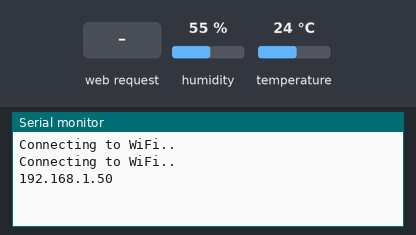
A sketch run on a simulated ESP32. Shown: the last lines printed to the serial monitor. The inputs (shaded band) are chosen by the test bench; at power-on: humidity 55 %, temperature 24 °C. WiFi joins after 1.5 s; servers stay silent unless stated.

Above: at 3.2 s.
3.3 s: HTTP request GET /temperature received
At 4.1 s:
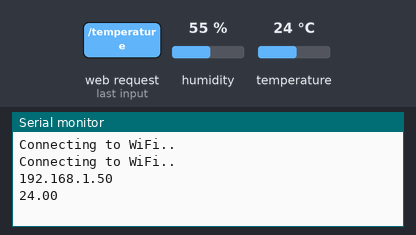
4.8 s: HTTP request GET /humidity received
At 6.2 s:
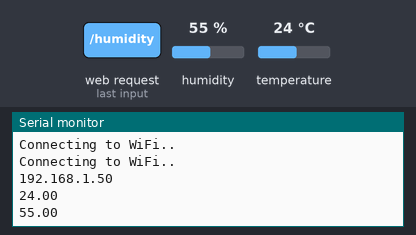

The sketch:

ESP32_DHT22_WebServer.ino
```cpp
#include "WiFi.h"
#include "ESPAsyncWebServer.h"
#include <Adafruit_Sensor.h>
#include <DHT.h>

// Replace with your network credentials
const char* ssid = "Yasemin"; //WITH_YOUR_SSID
const char* password = "yasemin197"; //WITH_YOUR_PASSWORD

#define DHTPIN 5     // Digital pin connected to the DHT sensor

// Uncomment the type of sensor in use:
//#define DHTTYPE    DHT11     // DHT 11
#define DHTTYPE    DHT22     // DHT 22 (AM2302)
//#define DHTTYPE    DHT21     // DHT 21 (AM2301)

DHT dht(DHTPIN, DHTTYPE);

// Create AsyncWebServer object on port 80
AsyncWebServer server(80);

String readDHTTemperature() {
  // Sensor readings may also be up to 2 seconds 'old' (its a very slow sensor)
  // Read temperature as Celsius (the default)
  float t = dht.readTemperature();
  // Read temperature as Fahrenheit (isFahrenheit = true)
  //float t = dht.readTemperature(true);
  // Check if any reads failed and exit early (to try again).
  if (isnan(t)) {
    Serial.println("Failed to read from DHT sensor!");
    return "--";
  }
  else {
    Serial.println(t);
    return String(t);
  }
}

String readDHTHumidity() {
  // Sensor readings may also be up to 2 seconds 'old' (its a very slow sensor)
  float h = dht.readHumidity();
  if (isnan(h)) {
    Serial.println("Failed to read from DHT sensor!");
    return "--";
  }
  else {
    Serial.println(h);
    return String(h);
  }
}

const char index_html[] PROGMEM = R"rawliteral(
<!DOCTYPE HTML><html>
<head>
  <meta name="viewport" content="width=device-width, initial-scale=1">
  <link rel="stylesheet" href="https://use.fontawesome.com/releases/v5.7.2/css/all.css" integrity="sha384-fnmOCqbTlWIlj8LyTjo7mOUStjsKC4pOpQbqyi7RrhN7udi9RwhKkMHpvLbHG9Sr" crossorigin="anonymous">
  <style>
    html {
     font-family: Arial;
     display: inline-block;
     margin: 0px auto;
     text-align: center;
    }
    h2 { font-size: 3.0rem; }
    p { font-size: 3.0rem; }
    .units { font-size: 1.2rem; }
    .dht-labels{
      font-size: 1.5rem;
      vertical-align:middle;
      padding-bottom: 15px;
    }
  </style>
</head>
<body>
  <h2>ESP32 DHT Server</h2>
  <p>
    <i class="fas fa-thermometer-half" style="color:#059e8a;"></i>
    <span class="dht-labels">Temperature</span>
    <span id="temperature">%TEMPERATURE%</span>
    <sup class="units">&deg;C</sup>
  </p>
  <p>
    <i class="fas fa-tint" style="color:#00add6;"></i>
    <span class="dht-labels">Humidity</span>
    <span id="humidity">%HUMIDITY%</span>
    <sup class="units">&percnt;</sup>
  </p>
</body>
<script>
setInterval(function ( ) {
  var xhttp = new XMLHttpRequest();
  xhttp.onreadystatechange = function() {
    if (this.readyState == 4 && this.status == 200) {
      document.getElementById("temperature").innerHTML = this.responseText;
    }
  };
  xhttp.open("GET", "/temperature", true);
  xhttp.send();
}, 10000 ) ;

setInterval(function ( ) {
  var xhttp = new XMLHttpRequest();
  xhttp.onreadystatechange = function() {
    if (this.readyState == 4 && this.status == 200) {
      document.getElementById("humidity").innerHTML = this.responseText;
    }
  };
  xhttp.open("GET", "/humidity", true);
  xhttp.send();
}, 10000 ) ;
</script>
</html>)rawliteral";

// Replaces placeholder with DHT values
String processor(const String& var){
  //Serial.println(var);
  if(var == "TEMPERATURE"){
    return readDHTTemperature();
  }
  else if(var == "HUMIDITY"){
    return readDHTHumidity();
  }
  return String();
}

void setup(){
  // Serial port for debugging purposes
  Serial.begin(115200);

  dht.begin();

  // Connect to Wi-Fi
  WiFi.begin(ssid, password);
  while (WiFi.status() != WL_CONNECTED) {
    delay(1000);
    Serial.println("Connecting to WiFi..");
  }

  // Print ESP32 Local IP Address
  Serial.println(WiFi.localIP());

  // Route for root / web page
  server.on("/", HTTP_GET, [](AsyncWebServerRequest *request){
    request->send_P(200, "text/html", index_html, processor);
  });
  server.on("/temperature", HTTP_GET, [](AsyncWebServerRequest *request){
    request->send_P(200, "text/plain", readDHTTemperature().c_str());
  });
  server.on("/humidity", HTTP_GET, [](AsyncWebServerRequest *request){
    request->send_P(200, "text/plain", readDHTHumidity().c_str());
  });

  // Start server
  server.begin();
}

void loop(){

}
```

Measured:
- after the input at 3.3 s, the serial monitor: prints a new line at once (image 1)
- after the input at 4.8 s, the serial monitor: prints a new line at once (image 2)
